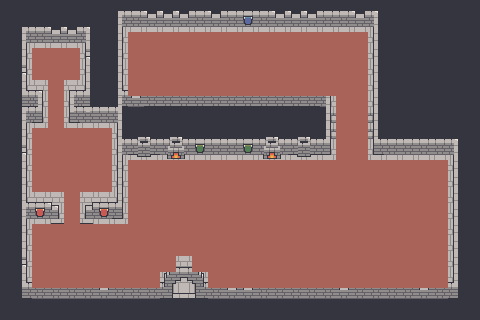

The image is a tile-based game level rendered from a .tmx file. Its description and complete source (layers, tilesets, objects, tile grids) follow:
An orthogonal 30x20 tile map with 16x16 px tiles, 3 tile layers (Base, Walls, Encounter), 3 tilesets.

<map version="1.4" tiledversion="1.4.1" orientation="orthogonal" renderorder="right-up" width="30" height="20" tilewidth="16" tileheight="16" infinite="0" backgroundcolor="#353540" nextlayerid="4" nextobjectid="1">
 <properties>
  <property name="startx" type="int" value="24" />
  <property name="starty" type="int" value="5" />
  <property name="terraintype" value="dungeon" />
  <property name="transporter1" value="maps/plains1.tmx,11,1,6,15" />
 </properties>
 <tileset firstgid="1" name="dungeon" tilewidth="16" tileheight="16" tilecount="280" columns="14">
  <image source="../tilesets/dungeon/dungeon.png" width="224" height="320" />
  <tile id="23">
   <properties>
    <property name="collision" type="bool" value="true" />
   </properties>
  </tile>
  <tile id="24">
   <properties>
    <property name="collision" type="bool" value="true" />
   </properties>
  </tile>
  <tile id="25">
   <properties>
    <property name="collision" type="bool" value="true" />
   </properties>
  </tile>
  <tile id="26">
   <properties>
    <property name="collision" type="bool" value="true" />
   </properties>
  </tile>
  <tile id="29">
   <properties>
    <property name="collision" type="bool" value="true" />
   </properties>
  </tile>
  <tile id="30">
   <properties>
    <property name="collision" type="bool" value="true" />
   </properties>
  </tile>
  <tile id="31">
   <properties>
    <property name="collision" type="bool" value="true" />
   </properties>
  </tile>
  <tile id="32">
   <properties>
    <property name="collision" type="bool" value="true" />
   </properties>
  </tile>
  <tile id="33">
   <properties>
    <property name="collision" type="bool" value="true" />
   </properties>
  </tile>
  <tile id="34">
   <properties>
    <property name="collision" type="bool" value="true" />
   </properties>
  </tile>
  <tile id="35">
   <properties>
    <property name="collision" type="bool" value="true" />
   </properties>
  </tile>
  <tile id="37">
   <properties>
    <property name="collision" type="bool" value="true" />
   </properties>
  </tile>
  <tile id="38">
   <properties>
    <property name="collision" type="bool" value="true" />
   </properties>
  </tile>
  <tile id="39">
   <properties>
    <property name="collision" type="bool" value="true" />
   </properties>
  </tile>
  <tile id="40">
   <properties>
    <property name="collision" type="bool" value="true" />
   </properties>
  </tile>
  <tile id="43">
   <properties>
    <property name="collision" type="bool" value="true" />
   </properties>
  </tile>
  <tile id="46">
   <properties>
    <property name="collision" type="bool" value="true" />
   </properties>
  </tile>
  <tile id="47">
   <properties>
    <property name="collision" type="bool" value="true" />
   </properties>
  </tile>
  <tile id="51">
   <properties>
    <property name="collision" type="bool" value="true" />
   </properties>
  </tile>
  <tile id="52">
   <properties>
    <property name="collision" type="bool" value="true" />
   </properties>
  </tile>
  <tile id="53">
   <properties>
    <property name="collision" type="bool" value="true" />
   </properties>
  </tile>
  <tile id="54">
   <properties>
    <property name="collision" type="bool" value="true" />
   </properties>
  </tile>
  <tile id="57">
   <properties>
    <property name="collision" type="bool" value="true" />
   </properties>
  </tile>
  <tile id="59">
   <properties>
    <property name="collision" type="bool" value="true" />
   </properties>
  </tile>
  <tile id="60">
   <properties>
    <property name="collision" type="bool" value="true" />
   </properties>
  </tile>
  <tile id="61">
   <properties>
    <property name="collision" type="bool" value="true" />
   </properties>
  </tile>
  <tile id="62">
   <properties>
    <property name="collision" type="bool" value="true" />
   </properties>
  </tile>
  <tile id="63">
   <properties>
    <property name="collision" type="bool" value="true" />
   </properties>
  </tile>
  <tile id="65">
   <properties>
    <property name="collision" type="bool" value="true" />
   </properties>
  </tile>
  <tile id="66">
   <properties>
    <property name="collision" type="bool" value="true" />
   </properties>
  </tile>
  <tile id="67">
   <properties>
    <property name="collision" type="bool" value="true" />
   </properties>
  </tile>
  <tile id="68">
   <properties>
    <property name="collision" type="bool" value="true" />
   </properties>
  </tile>
  <tile id="71">
   <properties>
    <property name="collision" type="bool" value="true" />
   </properties>
  </tile>
  <tile id="72">
   <properties>
    <property name="collision" type="bool" value="true" />
   </properties>
  </tile>
  <tile id="73">
   <properties>
    <property name="collision" type="bool" value="true" />
   </properties>
  </tile>
  <tile id="74">
   <properties>
    <property name="collision" type="bool" value="true" />
   </properties>
  </tile>
  <tile id="75">
   <properties>
    <property name="collision" type="bool" value="true" />
   </properties>
  </tile>
  <tile id="76">
   <properties>
    <property name="collision" type="bool" value="true" />
   </properties>
  </tile>
  <tile id="77">
   <properties>
    <property name="collision" type="bool" value="true" />
   </properties>
  </tile>
  <tile id="79">
   <properties>
    <property name="collision" type="bool" value="true" />
   </properties>
  </tile>
  <tile id="80">
   <properties>
    <property name="collision" type="bool" value="true" />
   </properties>
  </tile>
  <tile id="81">
   <properties>
    <property name="collision" type="bool" value="true" />
   </properties>
  </tile>
  <tile id="82">
   <properties>
    <property name="collision" type="bool" value="true" />
   </properties>
  </tile>
  <tile id="85">
   <properties>
    <property name="collision" type="bool" value="true" />
   </properties>
  </tile>
  <tile id="87">
   <properties>
    <property name="collision" type="bool" value="true" />
   </properties>
  </tile>
  <tile id="88">
   <properties>
    <property name="collision" type="bool" value="true" />
   </properties>
  </tile>
  <tile id="89">
   <properties>
    <property name="collision" type="bool" value="true" />
   </properties>
  </tile>
  <tile id="90">
   <properties>
    <property name="collision" type="bool" value="true" />
   </properties>
  </tile>
  <tile id="91">
   <properties>
    <property name="collision" type="bool" value="true" />
   </properties>
  </tile>
  <tile id="99">
   <properties>
    <property name="collision" type="bool" value="true" />
   </properties>
  </tile>
  <tile id="100">
   <properties>
    <property name="collision" type="bool" value="true" />
   </properties>
  </tile>
  <tile id="101">
   <properties>
    <property name="collision" type="bool" value="true" />
   </properties>
  </tile>
  <tile id="102">
   <properties>
    <property name="collision" type="bool" value="true" />
   </properties>
  </tile>
  <tile id="107">
   <properties>
    <property name="collision" type="bool" value="true" />
   </properties>
  </tile>
  <tile id="108">
   <properties>
    <property name="collision" type="bool" value="true" />
   </properties>
  </tile>
  <tile id="109">
   <properties>
    <property name="collision" type="bool" value="true" />
   </properties>
  </tile>
  <tile id="110">
   <properties>
    <property name="collision" type="bool" value="true" />
   </properties>
  </tile>
  <tile id="121">
   <properties>
    <property name="collision" type="bool" value="true" />
   </properties>
  </tile>
  <tile id="122">
   <properties>
    <property name="collision" type="bool" value="true" />
   </properties>
  </tile>
  <tile id="123">
   <properties>
    <property name="collision" type="bool" value="true" />
   </properties>
  </tile>
  <tile id="124">
   <properties>
    <property name="collision" type="bool" value="true" />
   </properties>
  </tile>
  <tile id="127">
   <properties>
    <property name="collision" type="bool" value="true" />
   </properties>
  </tile>
  <tile id="128">
   <properties>
    <property name="collision" type="bool" value="true" />
   </properties>
  </tile>
  <tile id="129">
   <properties>
    <property name="collision" type="bool" value="true" />
   </properties>
  </tile>
  <tile id="130">
   <properties>
    <property name="collision" type="bool" value="true" />
   </properties>
  </tile>
  <tile id="131">
   <properties>
    <property name="collision" type="bool" value="true" />
   </properties>
  </tile>
  <tile id="132">
   <properties>
    <property name="collision" type="bool" value="true" />
   </properties>
  </tile>
  <tile id="135">
   <properties>
    <property name="collision" type="bool" value="true" />
   </properties>
  </tile>
  <tile id="136">
   <properties>
    <property name="collision" type="bool" value="true" />
   </properties>
  </tile>
  <tile id="137">
   <properties>
    <property name="collision" type="bool" value="true" />
   </properties>
  </tile>
  <tile id="138">
   <properties>
    <property name="collision" type="bool" value="true" />
   </properties>
  </tile>
  <tile id="141">
   <properties>
    <property name="collision" type="bool" value="true" />
   </properties>
  </tile>
  <tile id="142">
   <properties>
    <property name="collision" type="bool" value="true" />
   </properties>
  </tile>
  <tile id="149">
   <properties>
    <property name="collision" type="bool" value="true" />
   </properties>
  </tile>
  <tile id="150">
   <properties>
    <property name="collision" type="bool" value="true" />
   </properties>
  </tile>
  <tile id="151">
   <properties>
    <property name="collision" type="bool" value="true" />
   </properties>
  </tile>
  <tile id="152">
   <properties>
    <property name="collision" type="bool" value="true" />
   </properties>
  </tile>
  <tile id="163">
   <properties>
    <property name="collision" type="bool" value="true" />
   </properties>
  </tile>
  <tile id="164">
   <properties>
    <property name="collision" type="bool" value="true" />
   </properties>
  </tile>
  <tile id="165">
   <properties>
    <property name="collision" type="bool" value="true" />
   </properties>
  </tile>
  <tile id="166">
   <properties>
    <property name="collision" type="bool" value="true" />
   </properties>
  </tile>
  <tile id="169">
   <properties>
    <property name="collision" type="bool" value="true" />
   </properties>
  </tile>
  <tile id="170">
   <properties>
    <property name="collision" type="bool" value="true" />
   </properties>
  </tile>
  <tile id="171">
   <properties>
    <property name="collision" type="bool" value="true" />
   </properties>
  </tile>
  <tile id="177">
   <properties>
    <property name="collision" type="bool" value="true" />
   </properties>
  </tile>
  <tile id="178">
   <properties>
    <property name="collision" type="bool" value="true" />
   </properties>
  </tile>
  <tile id="179">
   <properties>
    <property name="collision" type="bool" value="true" />
   </properties>
  </tile>
  <tile id="180">
   <properties>
    <property name="collision" type="bool" value="true" />
   </properties>
  </tile>
 </tileset>
 <tileset firstgid="281" name="dungeonDecoration2" tilewidth="16" tileheight="16" tilecount="448" columns="32">
  <image source="../tilesets/dungeon/dungeonDecoration2.png" width="512" height="224" />
  <tile id="97">
   <properties>
    <property name="collision" type="bool" value="true" />
   </properties>
  </tile>
  <tile id="99">
   <properties>
    <property name="collision" type="bool" value="true" />
   </properties>
  </tile>
  <tile id="100">
   <properties>
    <property name="collision" type="bool" value="true" />
   </properties>
  </tile>
  <tile id="102">
   <properties>
    <property name="collision" type="bool" value="true" />
   </properties>
  </tile>
  <tile id="103">
   <properties>
    <property name="collision" type="bool" value="true" />
   </properties>
  </tile>
  <tile id="105">
   <properties>
    <property name="collision" type="bool" value="true" />
   </properties>
  </tile>
  <tile id="106">
   <properties>
    <property name="collision" type="bool" value="true" />
   </properties>
  </tile>
  <tile id="107">
   <properties>
    <property name="collision" type="bool" value="true" />
   </properties>
  </tile>
  <tile id="108">
   <properties>
    <property name="collision" type="bool" value="true" />
   </properties>
  </tile>
  <tile id="109">
   <properties>
    <property name="collision" type="bool" value="true" />
   </properties>
  </tile>
  <tile id="193">
   <properties>
    <property name="collision" type="bool" value="true" />
   </properties>
  </tile>
  <tile id="195">
   <properties>
    <property name="collision" type="bool" value="true" />
   </properties>
  </tile>
  <tile id="196">
   <properties>
    <property name="collision" type="bool" value="true" />
   </properties>
  </tile>
  <tile id="198">
   <properties>
    <property name="collision" type="bool" value="true" />
   </properties>
  </tile>
  <tile id="199">
   <properties>
    <property name="collision" type="bool" value="true" />
   </properties>
  </tile>
  <tile id="201">
   <properties>
    <property name="collision" type="bool" value="true" />
   </properties>
  </tile>
 </tileset>
 <tileset firstgid="729" name="encounter" tilewidth="16" tileheight="16" tilecount="1" columns="1">
  <image source="../tilesets/encounter.png" width="16" height="16" />
  <tile id="0">
   <properties>
    <property name="encounter" type="bool" value="true" />
   </properties>
  </tile>
 </tileset>
 <layer id="1" name="Base" width="30" height="20">
  <data encoding="csv">
230,230,230,230,230,230,230,230,230,230,230,230,230,230,230,230,230,230,230,230,230,230,230,230,230,230,230,230,230,230,
230,0,0,0,0,0,230,198,199,199,199,199,199,199,199,199,199,199,199,199,199,199,199,201,0,0,0,0,0,230,
230,198,199,199,199,201,230,212,213,213,213,213,213,213,213,213,213,213,213,213,213,213,213,215,0,0,0,0,0,230,
230,212,213,213,213,215,230,212,213,213,213,213,213,213,213,213,213,213,213,213,213,213,213,215,0,0,0,0,0,230,
230,212,213,213,213,215,230,212,213,213,213,213,213,213,213,213,213,213,213,213,213,213,213,215,0,0,0,0,0,230,
230,212,213,213,213,215,230,212,213,213,213,213,213,213,213,213,213,213,213,213,213,213,213,215,0,0,0,0,0,230,
230,240,245,213,244,243,230,240,241,241,241,241,241,241,241,241,241,241,241,241,245,213,213,215,0,0,0,0,0,230,
230,198,259,213,258,199,199,201,0,230,0,0,0,0,0,0,0,0,0,0,254,255,255,257,0,0,0,0,230,230,
230,212,213,213,213,213,213,215,0,0,0,0,0,0,0,0,0,0,0,0,254,255,255,257,0,0,0,0,230,230,
230,212,213,213,213,213,213,218,199,199,199,199,199,199,199,199,199,199,199,199,259,213,213,258,199,199,199,199,201,230,
230,212,213,213,213,213,213,214,213,213,213,213,213,213,213,213,213,213,213,213,213,213,213,213,213,213,213,213,215,230,
230,212,213,213,213,213,213,214,213,213,213,213,213,213,213,213,213,213,213,213,213,213,213,213,213,213,213,213,215,230,
230,212,213,213,213,213,213,214,213,213,213,213,213,213,213,213,213,213,213,213,213,213,213,213,213,213,213,213,215,230,
230,212,227,203,213,202,227,213,213,213,213,213,213,213,213,213,213,213,213,213,213,213,213,213,213,213,213,213,215,230,
230,212,213,213,213,213,213,213,213,213,213,213,213,213,213,213,213,213,213,213,213,213,213,213,213,213,213,213,215,230,
230,212,213,213,213,213,213,213,213,213,213,213,213,213,213,213,213,213,213,213,213,213,213,213,213,213,213,213,215,230,
230,212,213,213,213,213,213,213,213,213,213,213,213,213,213,213,213,213,213,213,213,213,213,213,213,213,213,213,215,230,
230,212,213,213,213,213,213,213,213,213,213,213,213,213,213,213,213,213,213,213,213,213,213,213,213,213,213,213,215,230,
230,240,241,241,241,241,241,241,241,241,241,241,241,241,241,241,241,241,241,241,241,241,241,241,241,241,241,241,243,230,
230,230,230,230,230,230,230,230,230,230,230,230,230,230,230,230,230,230,230,230,230,230,230,230,230,230,230,230,230,230
</data>
 </layer>
 <layer id="2" name="Walls" width="30" height="20">
  <data encoding="csv">
0,0,0,0,0,0,0,16,59,17,17,17,59,17,59,59,59,17,17,17,59,59,17,19,0,0,0,0,0,0,
0,16,59,17,17,19,0,30,73,31,31,31,73,31,73,172,73,31,31,31,73,73,31,33,0,0,0,0,0,0,
0,30,73,31,31,33,0,47,0,0,0,0,0,0,0,0,0,0,0,0,0,0,0,47,0,0,0,0,0,0,
0,47,0,0,0,44,0,47,0,0,0,0,0,0,0,0,0,0,0,0,0,0,0,47,0,0,0,0,0,0,
0,44,0,0,0,47,0,47,0,0,0,0,0,0,0,0,0,0,0,0,0,0,0,47,0,0,0,0,0,0,
0,86,19,0,16,89,0,86,17,59,59,59,59,59,59,59,59,59,59,59,19,0,0,47,0,0,0,0,0,0,
0,24,150,0,165,69,59,136,31,102,102,102,102,102,102,102,102,102,102,102,33,0,0,47,0,0,0,0,0,0,
0,30,103,0,100,73,73,33,0,0,0,0,0,0,0,0,0,0,0,0,47,0,0,47,0,0,0,0,0,0,
0,47,0,0,0,0,0,58,114,115,118,119,59,59,59,59,118,119,114,115,89,0,0,86,59,59,59,59,19,0,
0,44,0,0,0,0,0,72,142,143,132,133,171,73,73,171,132,133,142,143,103,0,0,100,73,73,73,73,33,0,
0,47,0,0,0,0,0,47,0,0,0,0,0,0,0,0,0,0,0,0,0,0,0,0,0,0,0,0,47,0,
0,47,0,0,0,0,0,47,0,0,0,0,0,0,0,0,0,0,0,0,0,0,0,0,0,0,0,0,47,0,
0,58,59,50,0,49,59,89,0,0,0,0,0,0,0,0,0,0,0,0,0,0,0,0,0,0,0,0,47,0,
0,72,170,64,0,63,170,103,0,0,0,0,0,0,0,0,0,0,0,0,0,0,0,0,0,0,0,0,47,0,
0,47,0,0,0,0,0,0,0,0,0,0,0,0,0,0,0,0,0,0,0,0,0,0,0,0,0,0,47,0,
0,47,0,0,0,0,0,0,0,0,0,0,0,0,0,0,0,0,0,0,0,0,0,0,0,0,0,0,47,0,
0,44,0,0,0,0,0,0,0,0,410,411,412,0,0,0,0,0,0,0,0,0,0,0,0,0,0,0,47,0,
0,86,59,59,59,59,17,59,59,59,442,443,444,59,17,17,59,59,59,59,59,17,59,59,59,59,17,59,89,0,
0,100,73,73,73,73,31,73,73,73,474,475,476,73,31,31,73,73,73,73,73,31,73,73,73,73,31,73,103,0,
0,0,0,0,0,0,0,0,0,0,0,0,0,0,0,0,0,0,0,0,0,0,0,0,0,0,0,0,0,0
</data>
 </layer>
 <layer id="3" name="Encounter" width="30" height="20">
  <data encoding="csv">
0,0,0,0,0,0,0,0,0,0,0,0,0,0,0,0,0,0,0,0,0,0,0,0,0,0,0,0,0,0,
0,0,0,0,0,0,0,0,0,0,0,0,0,0,0,0,0,0,0,0,0,0,0,0,0,0,0,0,0,0,
0,0,0,0,0,0,0,0,729,729,729,729,729,729,729,729,729,729,729,729,729,729,729,0,0,0,0,0,0,0,
0,0,729,729,729,0,0,0,729,729,729,729,729,729,729,729,729,729,729,729,729,729,729,0,0,0,0,0,0,0,
0,0,729,729,729,0,0,0,729,729,729,729,729,729,729,729,729,729,729,729,729,729,729,0,0,0,0,0,0,0,
0,0,0,729,0,0,0,0,729,729,729,729,729,729,729,729,729,729,729,729,729,729,729,0,0,0,0,0,0,0,
0,0,0,729,0,0,0,0,0,0,0,0,0,0,0,0,0,0,0,0,0,729,729,0,0,0,0,0,0,0,
0,0,0,729,0,0,0,0,0,0,0,0,0,0,0,0,0,0,0,0,0,729,729,0,0,0,0,0,0,0,
0,0,729,729,729,729,729,0,0,0,0,0,0,0,0,0,0,0,0,0,0,729,729,0,0,0,0,0,0,0,
0,0,729,729,729,729,729,0,0,0,0,0,0,0,0,0,0,0,0,0,0,729,729,0,0,0,0,0,0,0,
0,0,729,729,729,729,729,0,729,729,729,729,729,729,729,729,729,729,729,729,729,729,729,729,729,729,729,729,0,0,
0,0,729,729,729,729,729,0,729,729,729,729,729,729,729,729,729,729,729,729,729,729,729,729,729,729,729,729,0,0,
0,0,0,0,729,0,0,0,729,729,729,729,729,729,729,729,729,729,729,729,729,729,729,729,729,729,729,729,0,0,
0,0,0,0,729,0,0,0,729,729,729,729,729,729,729,729,729,729,729,729,729,729,729,729,729,729,729,729,0,0,
0,0,729,729,729,729,729,729,729,729,729,729,729,729,729,729,729,729,729,729,729,729,729,729,729,729,729,729,0,0,
0,0,729,729,729,729,729,729,729,729,729,729,729,729,729,729,729,729,729,729,729,729,729,729,729,729,729,729,0,0,
0,0,729,729,729,729,729,729,729,729,729,0,729,729,729,729,729,729,729,729,729,729,729,729,729,729,729,729,0,0,
0,0,729,729,729,729,729,729,729,729,0,0,0,729,729,729,729,729,729,729,729,729,729,729,729,729,729,729,0,0,
0,0,0,0,0,0,0,0,0,0,0,0,0,0,0,0,0,0,0,0,0,0,0,0,0,0,0,0,0,0,
0,0,0,0,0,0,0,0,0,0,0,0,0,0,0,0,0,0,0,0,0,0,0,0,0,0,0,0,0,0
</data>
 </layer>
</map>
